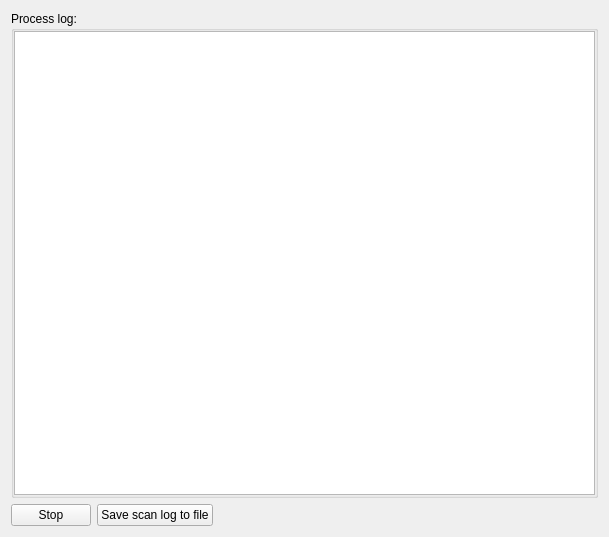
<?xml version="1.0" encoding="UTF-8"?>
<ui version="4.0">
 <class>ND_ProgressPage_q</class>
 <widget class="QWizardPage" name="ND_ProgressPage_q">
  <property name="geometry">
   <rect>
    <x>0</x>
    <y>0</y>
    <width>609</width>
    <height>537</height>
   </rect>
  </property>
  <property name="windowTitle">
   <string>WizardPage</string>
  </property>
  <layout class="QGridLayout" name="gridLayout">
   <item row="0" column="0">
    <widget class="QGroupBox" name="buttonGroup8">
     <property name="title">
      <string>Process log:</string>
     </property>
     <layout class="QVBoxLayout">
      <property name="margin">
       <number>0</number>
      </property>
      <item>
       <widget class="QTextEdit" name="discoveryLog">
        <property name="readOnly">
         <bool>true</bool>
        </property>
       </widget>
      </item>
     </layout>
    </widget>
   </item>
   <item row="1" column="0">
    <layout class="QHBoxLayout" name="horizontalLayout">
     <item>
      <widget class="QPushButton" name="discoveryStopButton">
       <property name="text">
        <string>Stop</string>
       </property>
      </widget>
     </item>
     <item>
      <widget class="QPushButton" name="logSaveButton">
       <property name="text">
        <string>Save scan log to file</string>
       </property>
      </widget>
     </item>
     <item>
      <spacer name="spacer">
       <property name="orientation">
        <enum>Qt::Horizontal</enum>
       </property>
       <property name="sizeType">
        <enum>QSizePolicy::Expanding</enum>
       </property>
       <property name="sizeHint" stdset="0">
        <size>
         <width>141</width>
         <height>20</height>
        </size>
       </property>
      </spacer>
     </item>
    </layout>
   </item>
  </layout>
 </widget>
 <resources/>
 <connections/>
 <slots>
  <slot>stop()</slot>
  <slot>saveLog()</slot>
 </slots>
</ui>
